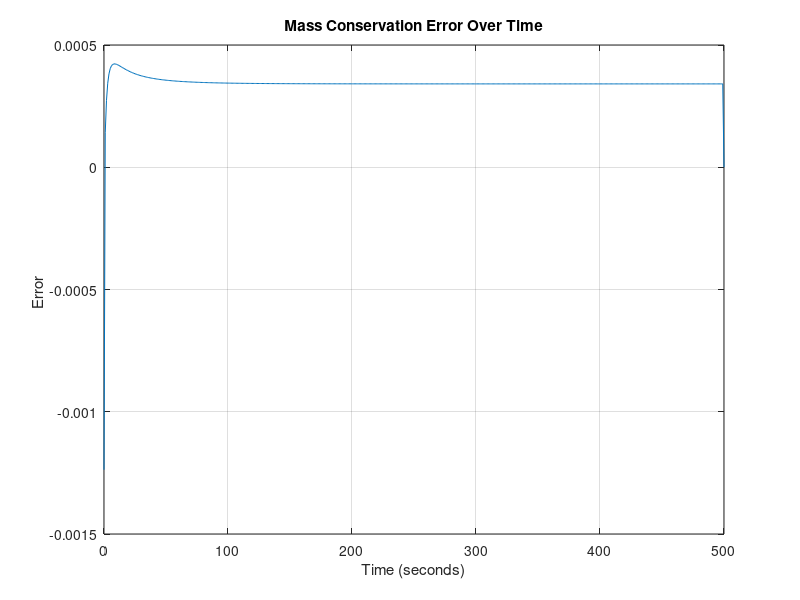
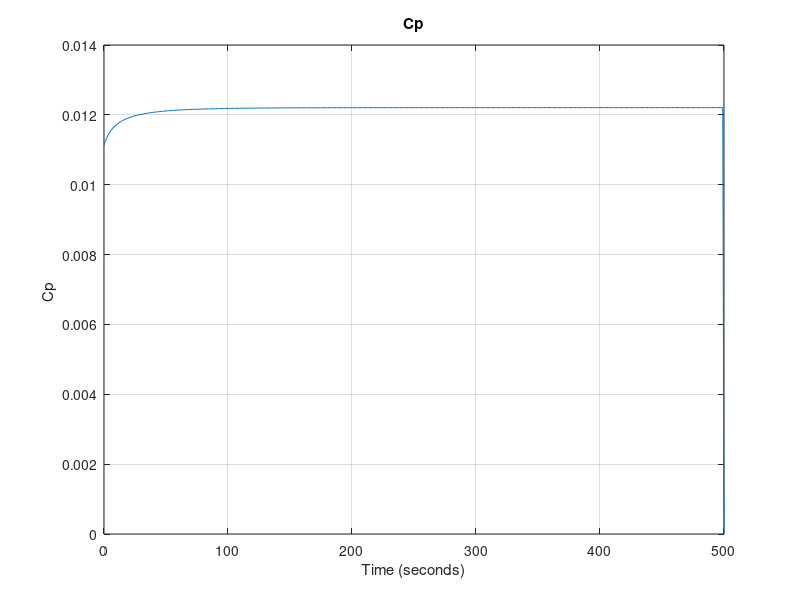
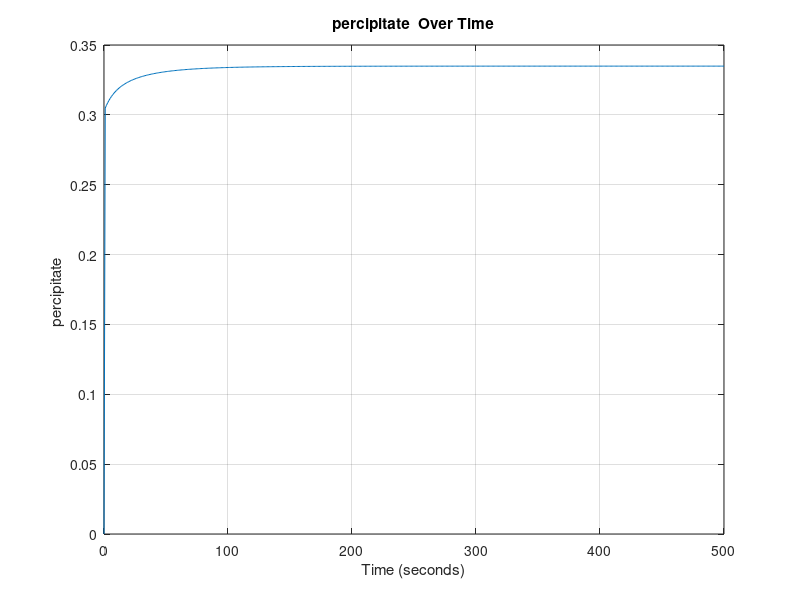
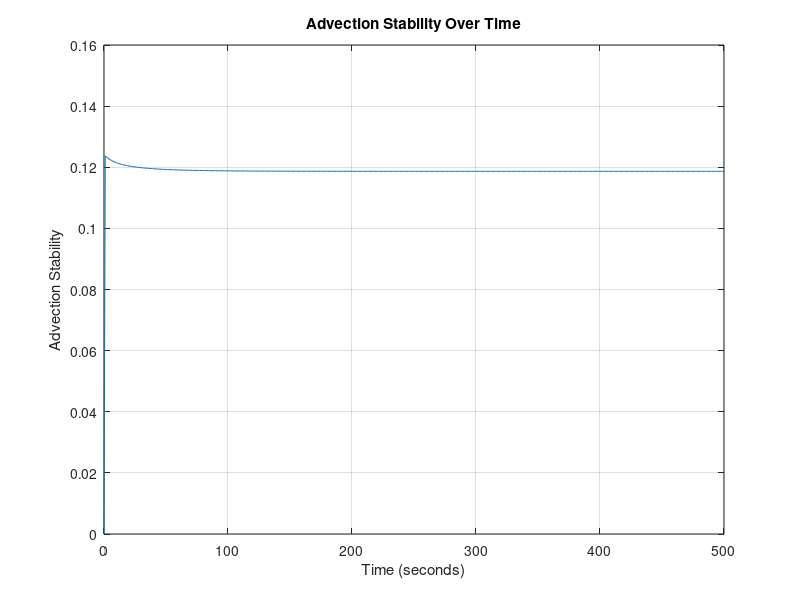

Reproduce these figures in MATLAB, in order. (Note: this script raises an error after producing the figures.)
%__Gruppe 3-Simulering-3.Sem__
clear
close all
clc
%% Inital Parameters
domain_length = 0.1;   % Domain length (meters)
domain_steps = 1000;    % Number of spatial domain_steps points
dx = domain_length / (domain_steps - 1); % Position discretization
 
time_length = 500;      % Time length (seconds)
time_steps = 500;       % Number of time steps
dt = time_length / time_steps; % Temporal discretization

% DEFINED VARIABLES
D = 1.464*10^-9; % Diffusivity coefficient H2PO4- in water [m^2 s^-1]
feed_conc = 0.1; % Constant solute concentration at the first cell 0.1 molar [H2PO4-]
TMP = 35; %TMP: Transmembrane Pressure [bar]

area = 0.0308; % Area of the membrane surface [m^2]
kw = 5.7311*10^(-7); % Initial water permeability m^3 m^-2 bar^-1 s^-1 
my = 0.8903*10^-9; % Water viscosity [Bar∙s]
Rm = 1/(my*kw); % Rejection of water at the membrane (σ) [m^-1]
alpha = 1*10^14; % Specific resistance of fouling [m*mol^-1*L]
PC = 0.5; %Percipitate Advection Coefficient

sig_m = 0.1; % Rejection of ions 

% PHYSICAL CONSTANTS
R = 8.31415*10^-2; % Gasconstant [L^3 Bar mol^-1 K^-1]
T = 273.15+25; %Temperature [K]
 
% Anonymous functions

Mp = @(conc) 0.0011*exp(36.328*conc) + 0.263253; % concentration of udfæld in respect to phosphate increase.
Rf = @(conc) alpha*(Mp(conc)/area); % Rate of fouling
Lv = @(conc) 1/(my*(Rm+Rf(conc))); % Water permeability dependent on fouling


% Create a grid for space and time
x = linspace(0, domain_length, domain_steps);
t = linspace(0, time_length, time_steps);

% Initialize the concentration array AND Initial condition (1D)
C = zeros(domain_steps, time_steps)+0.1; % 0.1 molar [H2PO4] at pH 2.9
%C(domain_steps/2) = 0.13;

%Diffusive Stability
DS = D*dt/dx^2;
fprintf('\n Diffusivity Stability = %f', DS);
if DS>0.5 
   fprintf(2,'\n ERROR: Stabilitetsfejl');
else
    fprintf('\n Stable Diffusion Model !!');
end


%% Time-stepping loop
for j = 2:time_steps
    for i = 1:domain_steps
        LastC = C(domain_steps, j-1);

        C(1, :) = feed_conc; % Set the leftmost boundary to 0.1

        if j == 2
            Ptot = Mp(feed_conc); % The rate of percipitation WI
        else
            Ptot = Mp(LastC) + (Mp(LastC) - Mp(feed_conc))*Jv*(dt/dx)*PC; %%% CHECK CODE!!!!!!
        end

        Jv = (Lv(LastC)*(TMP-(1*R*T*(LastC))));  % Volume flux = Jv ,  in terms of osmotic pressure (TMP, R, T, delta_C) and Lv. [m/s]

        % Calculate the second derivative in x direction
        if i == 1 %__First Cell__
            d2Cdx2 = 0;
            dCdt_advection = 0;

        elseif i == domain_steps %__Membrane Cell___
            % No right neighbor at the last cell and MEMBRANE
            d2Cdx2 = (D * (C(domain_steps - 1, j-1) - C(domain_steps, j-1)) / dx^2) + C(i,j-1)*(sig_m)*Jv/(dx);
        else    %__Normal Cells__
            % Calculate the second derivative normally
            d2Cdx2 = D * (C(i + 1, j-1) - 2 * C(i, j-1) + C(i - 1, j-1)) / dx^2;
            % Apply advection term
            dCdt_advection = -Jv * (C(i, j-1) - C(i-1, j-1)) / dx;
        end
        % Apply the diffusion-advection-(electromigration) equation
        C(i, j) = C(i, j-1) + dt * (d2Cdx2 + dCdt_advection);
        Jv_values(j) = Jv; % Plot values
        P_values(j) = Ptot;
        AS(j) = Jv * dt/dx; % Stability plot values
    end
end
%% CONSERVATION ERROR
Jv_values(1) = []; 
Jv_values(end+1) = 0; 
Systemdiff = [0, diff(sum(C,1))]; % Diffrence in systemsums

inflow = Jv_values*feed_conc*(dt/dx); % Inflow array
outflow = C(domain_steps, :).* Jv_values*(1-sig_m)*(dt/dx); % Out-concentration array 

ERROR = Systemdiff - inflow + outflow; % The mass conservation error



%% 2D Plots

% Plot Mass Conservation Error values over time

figure;
plot(t, ERROR);
xlabel('Time (seconds)');
ylabel('Error ');
title('Mass Conservation Error Over Time');
grid on;


% Plot Mass Conservation Error values over time

figure;
plot(t, outflow);
xlabel('Time (seconds)');
ylabel('Cp ');
title('Cp');
grid on;


% Plot Percipitate (DS) values over time

figure;
plot(t, P_values);
xlabel('Time (seconds)');
ylabel('percipitate ');
title('percipitate  Over Time');
grid on;

% Plot Advection Stability (DS) values over time

figure;
plot(t, AS);
xlabel('Time (seconds)');
ylabel('Advection Stability');
title('Advection Stability Over Time');
grid on;

% Plot Jv values over time
figure;
plot(t, Jv_values);
xlabel('Time (seconds)');
ylabel('Jv (Velocity)');
title('Jv (Velocity) Over Time');
grid on;
xlim([0, 500]);
ylim([1.09*10^-6, 1.13*10^-6]);
ax = gca;
ax.YAxis.Exponent = -6;

% Define fractions of time steps you want to visualize
time_fraction = [0.001, 0.01, 0.1, 0.2, 0.3, 0.4, 0.5, 0.6, 0.7, 0.8, 0.9];  % For example, 0.1 corresponds to 10% of time steps

% Calculate the corresponding time indices
time_instances = round(time_fraction * time_steps);

% Create a figure for the first plot
figure;
hold on;

% Plot concentration at specific time instances
for i = 1:length(time_instances)
    time_index = time_instances(i);
    plot(x, C(:, time_index));
end

xlabel('Position (meters)');
ylabel('Concentration');
title('Concentration Over Time at Different Instances');
xlim([0.0975, domain_length]);
ylim([0.1, 0.118]);

% Add a legend for clarity
legend(arrayfun(@(f) ['t=', num2str(f)], time_fraction, 'UniformOutput', false));

grid on;
hold off;


%% 3D Plot

% Create a 3D surface plot to visualize concentration over time and position
[T, X] = meshgrid(t, x);
figure;
h = surf(X, T, C); % Transpose removed here
xlabel('Position (meters)');
ylabel('Time (seconds)');
zlabel('Concentration');
title('Concentration Over Time and Position');

% Set axis limits to start at the origin
xlim([0, domain_length]);
ylim([0, time_length]);
zlim([0, 0.15]); % Assuming max(C(:)) is the maximum concentration in your data

set(h,'LineStyle','none')
colormap(jet)
clim([0.1 0.115])
